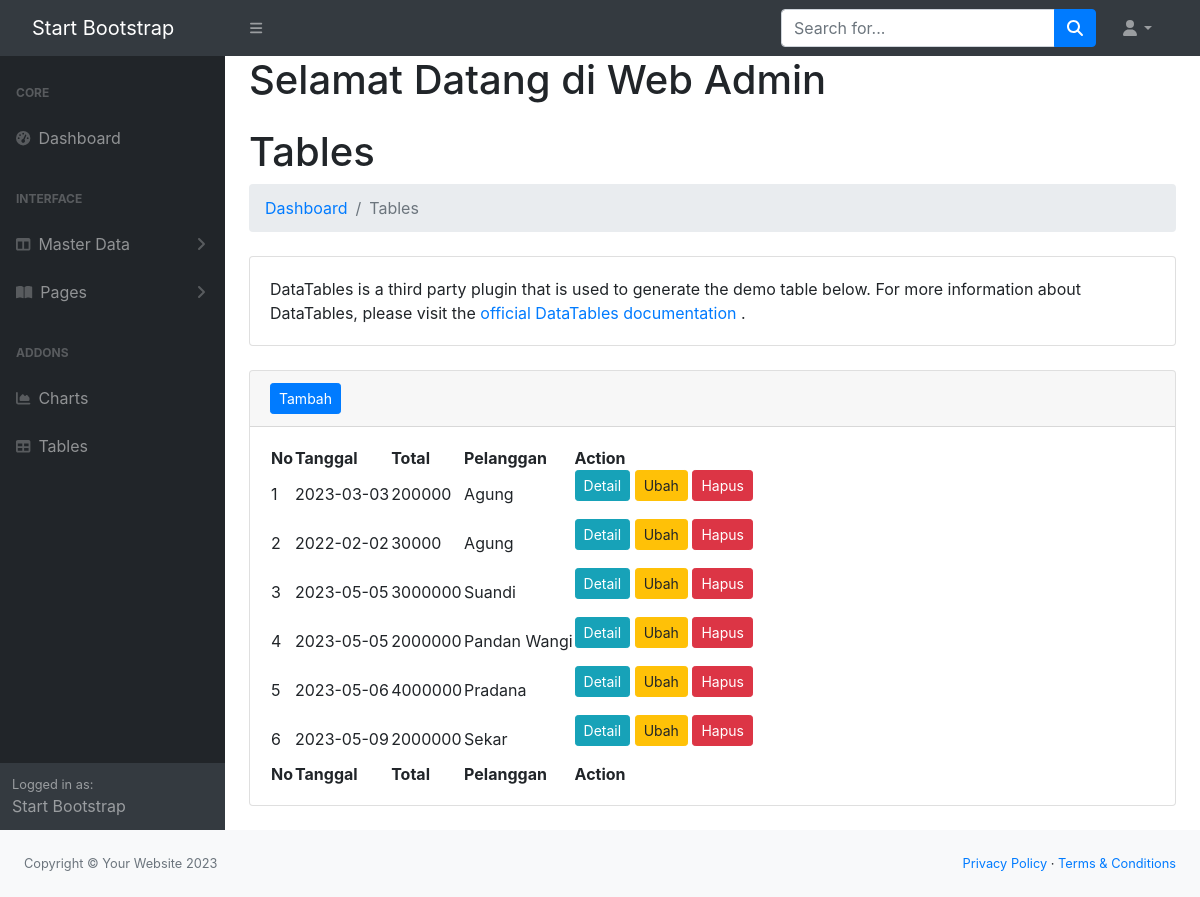
/admin/index.php?url=pesanan, run on an earlier commit of the app's database.
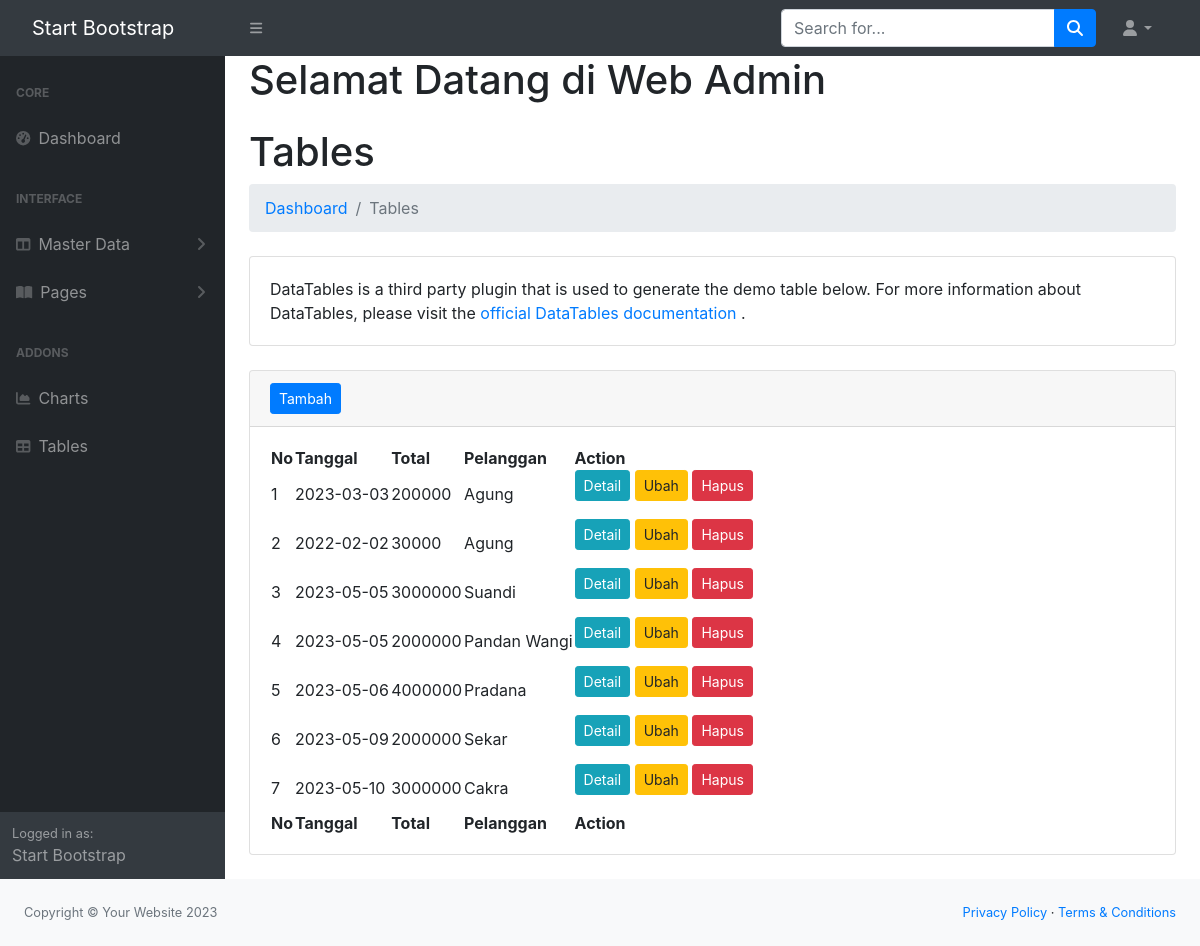
And on a later commit of the database.
### tables this page shows
CREATE TABLE `pesanan` (
  `id` int(11) NOT NULL,
  `tanggal` date DEFAULT NULL,
  `total` double DEFAULT NULL,
  `pelanggan_id` int(11) NOT NULL
);

CREATE TABLE `pelanggan` (
  `id` int(11) NOT NULL,
  `kode` varchar(10) DEFAULT NULL,
  `nama_pelanggan` varchar(50) DEFAULT NULL,
  `jk` char(1) DEFAULT NULL,
  `tmp_lahir` varchar(30) DEFAULT NULL,
  `tgl_lahir` date DEFAULT NULL,
  `email` varchar(30) DEFAULT NULL,
  `kartu_id` int(11) NOT NULL
);

### admin/models/Pesanan.php (called while the page is built, shortened)
<?php
class Pesanan {
 private $koneksi;
 public function __construct(){
    global $dbh;
    $this->koneksi = $dbh;
}
 public function dataPesanan(){
    $sql = "SELECT pesanan.*, pelanggan.nama_pelanggan as pelanggan FROM pesanan INNER JOIN
    pelanggan ON pelanggan.id = pesanan.pelanggan_id ";
    $ps = $this->koneksi->prepare($sql);
    $ps->execute();
    $rs = $ps->fetchAll();
    return $rs;
}
}
?>

### admin/pesanan.php (the view, shortened to what this page needs)
<?php
$model = new Pesanan();
$data_pesanan = $model->dataPesanan();
?>
                        <h1 class="mt-4">Tables</h1>
                        <ol class="breadcrumb mb-4">
                            <li class="breadcrumb-item"><a href="index.html">Dashboard</a></li>
                            <li class="breadcrumb-item active">Tables</li>
                        </ol>
                        <div class="card mb-4">
                            <div class="card-body">
                                DataTables is a third party plugin that is used to generate the demo table below. For more information about DataTables, please visit the
                                <a target="_blank" href="https://datatables.net/">official DataTables documentation</a>
                                .
                            </div>
                        </div>
                        <div class="card mb-4">
                            <div class="card-header">
                                <a href="index.php?url=pesanan_form" class="btn btn-primary btn-sm"> Tambah </a>
                            </div>
                            <div class="card-body">
                                <table id="datatablesSimple">
                                    <thead>
                                        <tr>
                                            <th>No</th>
                                            <th>Tanggal</th>
                                            <th>Total</th>
                                            <th>Pelanggan</th>
                                            <th>Action</th>
                                        </tr>
                                    </thead>
                                    <tfoot>
                                        <tr>
                                            <th>No</th>
                                            <th>Tanggal</th>
                                            <th>Total</th>
                                            <th>Pelanggan</th>
                                            <th>Action</th>
                                        </tr>
                                    </tfoot>
                                    <tbody>
                                        <?php
                                        $no = 1;
                                        foreach($data_pesanan as $row){
                                        ?>
                                        <tr>
                                            <td><?= $no ?></td>
                                            <td><?= $row['tanggal']?></td>
                                            <td><?= $row['total']?></td>
                                            <td><?= $row['pelanggan']?></td>
                                            <td>
                                                <form action="pesanan_controller.php" method="post">
                                                    <a class="btn btn-info btn-sm" href="index.php?url=pesanan_detail&id=<?= $row ['id'] ?>">Detail</a>
                                                    <a class="btn btn-warning btn-sm" href="index.php?url=pesanan_form&idedit=<?= $row ['id'] ?>">Ubah</a>
                                                    <button type="submit" class="btn btn-danger btn-sm" name="proses" value="hapus"
                                                    onclick="return confirm('Anda yakin data ini akan dihapus?')">Hapus</button>
                                                </form>
                                            </td>
                                        </tr>
                                      <?php
                                        $no++;
                                    }
                                        ?>
                                    </tbody>
                                </table>
                            </div>
</div>
</div>

What changed in the data, as far as the page shows it:
added pesanan: tanggal "2023-05-10", total "3000000", pelanggan.nama_pelanggan "Cakra"
